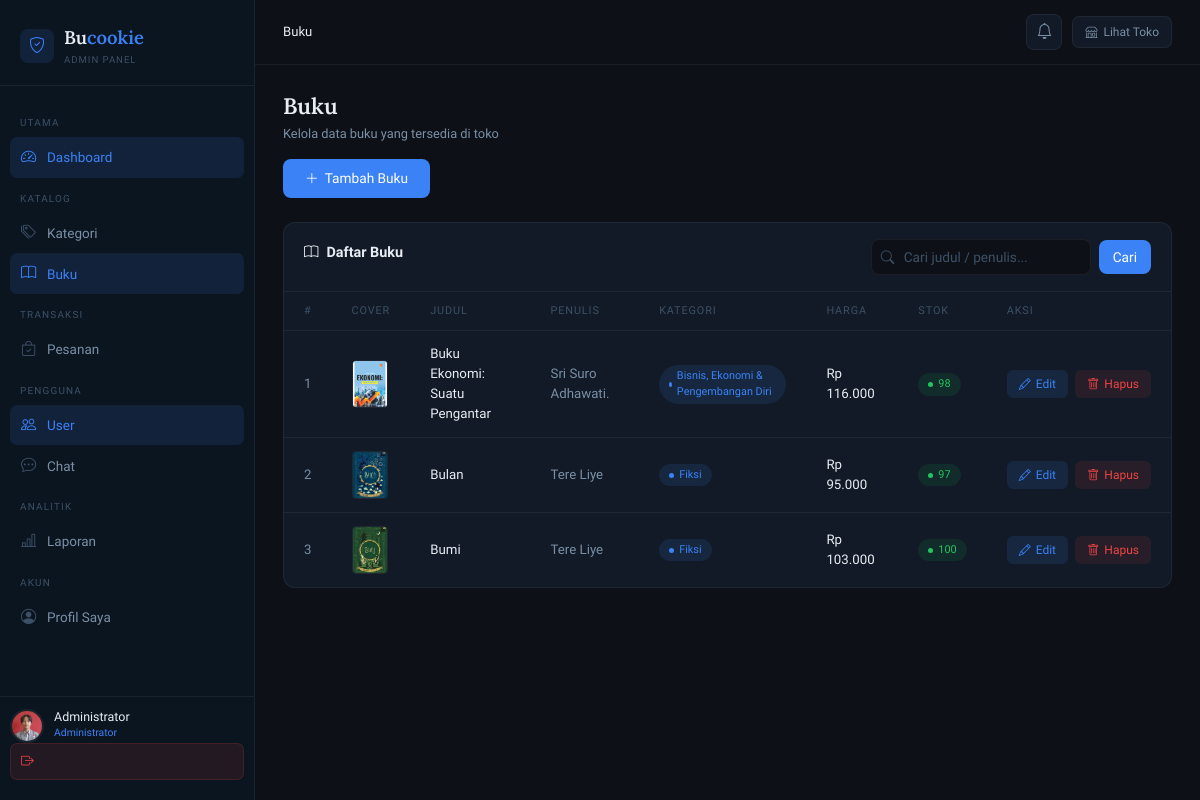
Screenshot of /admin/books/index.php (signed in) with the database file from the repository.
### tables this page shows
CREATE TABLE `books` (
  `id` int(11) NOT NULL,
  `category_id` int(11) NOT NULL,
  `title` varchar(200) NOT NULL,
  `author` varchar(100) NOT NULL,
  `publisher` varchar(100) DEFAULT NULL,
  `year` year(4) DEFAULT NULL,
  `cost_price` decimal(10,2) DEFAULT NULL,
  `price` decimal(10,2) NOT NULL,
  `stock` int(11) NOT NULL DEFAULT 0,
  `description` text DEFAULT NULL,
  `cover` varchar(255) DEFAULT NULL,
  `created_at` timestamp NOT NULL DEFAULT current_timestamp()
);

CREATE TABLE `categories` (
  `id` int(11) NOT NULL,
  `name` varchar(100) NOT NULL,
  `description` text DEFAULT NULL,
  `created_at` timestamp NOT NULL DEFAULT current_timestamp()
);

### admin/books/index.php (the view, shortened to what this page needs)
<?php
$search = trim($_GET['search'] ?? '');
require_once __DIR__ . '/../../admin/includes/header.php';
$where = '';
$books = $conn->query("
    SELECT b.*, c.name AS category_name
    FROM books b
    JOIN categories c ON b.category_id = c.id
    $where
    ORDER BY b.created_at DESC
");
?>
<div class="page-header">
    <div>
        <h1>Buku</h1>
        <p>Kelola data buku yang tersedia di toko</p>
    </div>
    <a href="<?= BASE_URL ?>admin/books/add.php" class="btn-save" style="text-decoration:none;display:inline-flex;align-items:center;gap:6px">
        <i class="bi bi-plus-lg"></i> Tambah Buku
    </a>
</div>
<div class="table-card">
    <div class="table-card-header">
        <h2><i class="bi bi-book me-2"></i>Daftar Buku</h2>
        <form method="GET" style="display:flex;gap:8px;align-items:center">
            <div style="position:relative">
                <i class="bi bi-search" style="position:absolute;left:10px;top:50%;transform:translateY(-50%);color:var(--text-muted);font-size:.85rem"></i>
                <input type="text" name="search" class="form-control"
                       style="padding-left:32px;width:220px;padding-top:7px;padding-bottom:7px"
                       placeholder="Cari judul / penulis..."
                       value="<?= htmlspecialchars($search) ?>">
            </div>
            <button type="submit" class="btn-save" style="padding:7px 14px">Cari</button>
        </form>
    </div>
    <div class="table-responsive">
        <?php if ($books->num_rows === 0): ?>
        <div class="empty-state">
            <i class="bi bi-book"></i>
            <p>Belum ada buku. <a href="<?= BASE_URL ?>admin/books/add.php" style="color:var(--accent)">Tambah sekarang</a></p>
        </div>
        <?php else: ?>
        <table>
            <thead>
                <tr>
                    <th>#</th>
                    <th>Cover</th>
                    <th>Judul</th>
                    <th>Penulis</th>
                    <th>Kategori</th>
                    <th>Harga</th>
                    <th>Stok</th>
                    <th>Aksi</th>
                </tr>
            </thead>
            <tbody>
                <?php $no = 1; while ($book = $books->fetch_assoc()): ?>
                <tr>
                    <td><?= $no++ ?></td>
                    <td>
                        <?php if (!empty($book['cover']) && file_exists(__DIR__ . '/../../assets/uploads/covers/' . $book['cover'])): ?>
                        <img src="<?= BASE_URL ?>assets/uploads/covers/<?= htmlspecialchars($book['cover']) ?>"
                             style="width:36px;height:48px;object-fit:cover;border-radius:4px;border:1px solid var(--border)">
                        <?php else: ?>
                        <div style="width:36px;height:48px;background:var(--bg-base);border-radius:4px;border:1px solid var(--border);display:flex;align-items:center;justify-content:center">
                            <i class="bi bi-book" style="color:var(--text-muted);font-size:.75rem"></i>
                        </div>
                        <?php endif; ?>
                    </td>
                    <td class="td-bold" style="max-width:200px"><?= htmlspecialchars($book['title']) ?></td>
                    <td><?= htmlspecialchars($book['author']) ?></td>
                    <td><span class="badge-status badge-processing"><?= htmlspecialchars($book['category_name']) ?></span></td>
                    <td class="td-bold">Rp <?= number_format($book['price'], 0, ',', '.') ?></td>
                    <td>
                        <span class="badge-status <?= $book['stock'] == 0 ? 'badge-cancelled' : ($book['stock'] <= 5 ? 'badge-pending' : 'badge-delivered') ?>">
                            <?= $book['stock'] ?>
                        </span>
                    </td>
                    <td style="white-space:nowrap">
                        <a href="<?= BASE_URL ?>admin/books/edit.php?id=<?= $book['id'] ?>" class="btn-action btn-edit">
                            <i class="bi bi-pencil"></i> Edit
                        </a>
                        <a href="<?= BASE_URL ?>admin/books/delete.php?id=<?= $book['id'] ?>"
                           class="btn-action btn-delete ms-1"
                           onclick="return confirm('Hapus buku ini?')">
                            <i class="bi bi-trash"></i> Hapus
                        </a>
                    </td>
                </tr>
                <?php endwhile; ?>
            </tbody>
        </table>
        <?php endif; ?>
    </div>
</div>
<?php require_once __DIR__ . '/../../admin/includes/footer.php'; ?>

### admin/includes/header.php (style rules this page uses)
:root { --bg-base: #0d1117; --bg-sidebar: #0b1520; --bg-card: #111a26; --bg-card-hover: #152030; --border: rgba(255,255,255,0.06); --accent: #3b82f6; --accent-soft: rgba(59,130,246,0.12); --accent-glow: rgba(59,130,246,0.2); --danger: #ef4444; --danger-soft: rgba(239,68,68,0.1); --success: #22c55e; --success-soft: rgba(34,197,94,0.1); --warning: #f59e0b; --warning-soft: rgba(245,158,11,0.1); --text-primary: #e8edf3; --text-secondary:#7a8fa6; --text-muted: #3d5066; --sidebar-w: 255px; }
* { box-sizing: border-box; margin: 0; padding: 0; }
body { font-family: 'Sora', sans-serif; background: var(--bg-base); color: var(--text-primary); min-height: 100vh; display: flex; overflow-x: hidden; }
.page-header { margin-bottom: 24px; }
.page-header h1 { font-family: 'Lora', serif; font-size: 1.4rem; font-weight: 600; color: var(--text-primary); margin-bottom: 4px; }
.page-header p { font-size: 0.8rem; color: var(--text-secondary); }
.table-card { background: var(--bg-card); border: 1px solid var(--border); border-radius: 12px; overflow: hidden; margin-bottom: 24px; }
.table-card-header { padding: 16px 20px; border-bottom: 1px solid var(--border); display: flex; align-items: center; justify-content: space-between; }
.table-card-header h2 { font-size: 0.9rem; font-weight: 600; color: var(--text-primary); }
.table-responsive { overflow-x: auto; }
table { width: 100%; border-collapse: collapse; }
thead th { padding: 11px 20px; font-size: 0.68rem; text-transform: uppercase; letter-spacing: 0.08em; color: var(--text-muted); border-bottom: 1px solid var(--border); white-space: nowrap; font-weight: 500; }
tbody td { padding: 13px 20px; font-size: 0.83rem; color: var(--text-secondary); border-bottom: 1px solid var(--border); vertical-align: middle; }
tbody tr:last-child td { border-bottom: none; }
.td-bold { color: var(--text-primary); font-weight: 500; }
.badge-status { display: inline-flex; align-items: center; gap: 5px; padding: 3px 10px; border-radius: 999px; font-size: 0.68rem; font-weight: 500; }
.badge-status::before { content: ''; width: 5px; height: 5px; border-radius: 50%; background: currentColor; }
.badge-processing { background: var(--accent-soft); color: var(--accent); }
.badge-delivered { background: var(--success-soft); color: var(--success); }
.btn-action { display: inline-flex; align-items: center; gap: 5px; padding: 5px 12px; border-radius: 6px; font-family: 'Sora', sans-serif; font-size: 0.75rem; font-weight: 500; text-decoration: none; border: none; cursor: pointer; transition: all .2s; }
.btn-edit { background: var(--accent-soft); color: var(--accent); }
.btn-delete { background: var(--danger-soft); color: var(--danger); }
.form-control, .form-select { width: 100%; background: var(--bg-base); border: 1px solid var(--border); border-radius: 8px; padding: 9px 13px; color: var(--text-primary); font-family: 'Sora', sans-serif; font-size: 0.855rem; outline: none; transition: border-color .2s, box-shadow .2s; }
.form-control::placeholder { color: var(--text-muted); }
.btn-save { display: inline-flex; align-items: center; gap: 7px; padding: 9px 22px; background: var(--accent); color: #fff; border: none; border-radius: 8px; font-family: 'Sora', sans-serif; font-size: 0.855rem; font-weight: 500; cursor: pointer; transition: all .2s; }

### rows the page displays
books: cover (picture), title "Buku Ekonomi: Suatu Pengantar", author "Sri Suro Adhawati.", category.name "Bisnis, Ekonomi & Pengembangan Diri", price "116.000", stock "98"
books: cover (picture), title "Bulan", author "Tere Liye", category.name "Fiksi", price "95.000", stock "97"
books: cover (picture), title "Bumi", author "Tere Liye", category.name "Fiksi", price "103.000", stock "100"

### other values shown
$_SESSION['user_name'] "Administrator"
$page_title "Buku"
